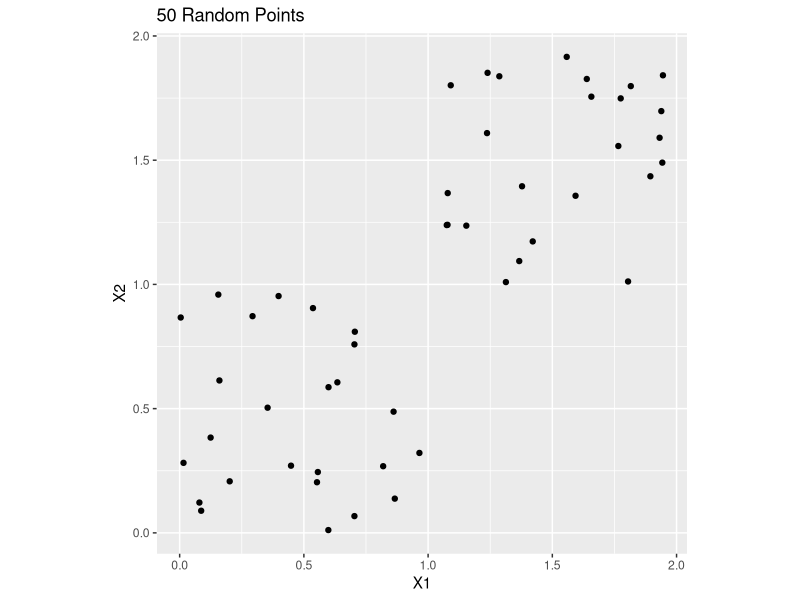
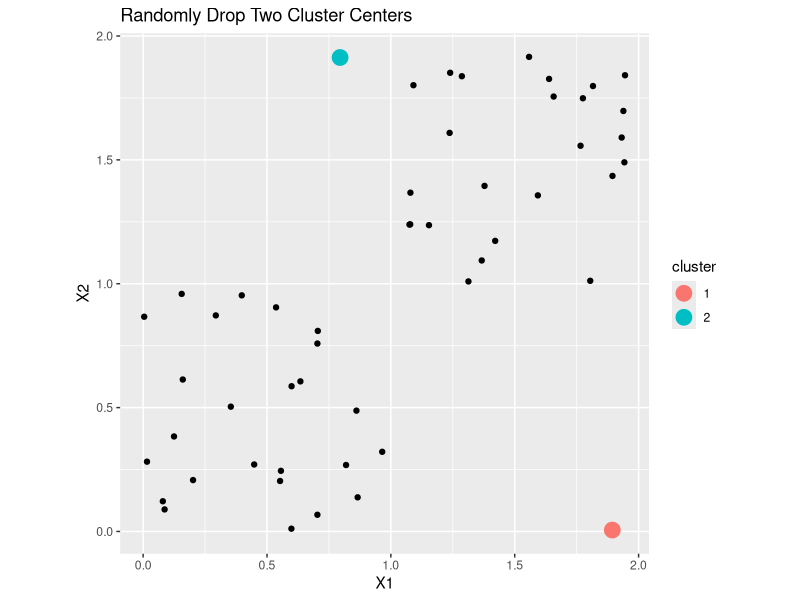
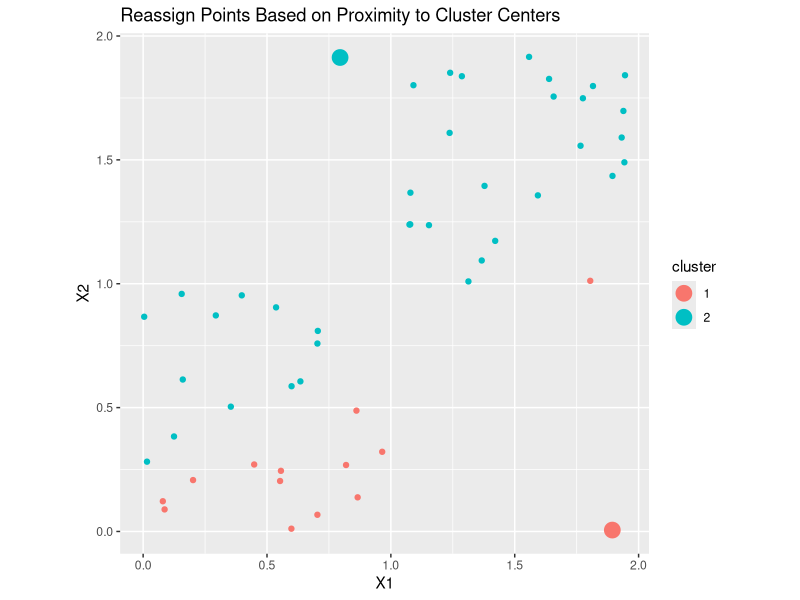
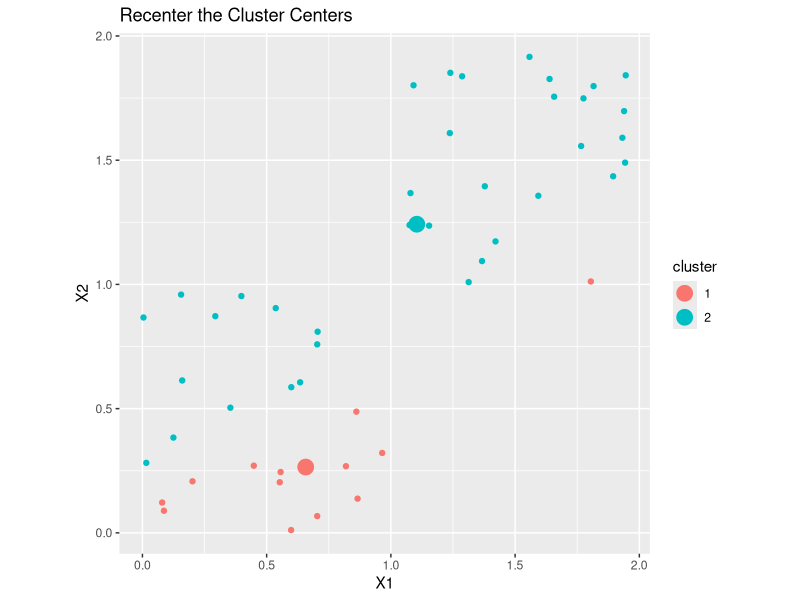
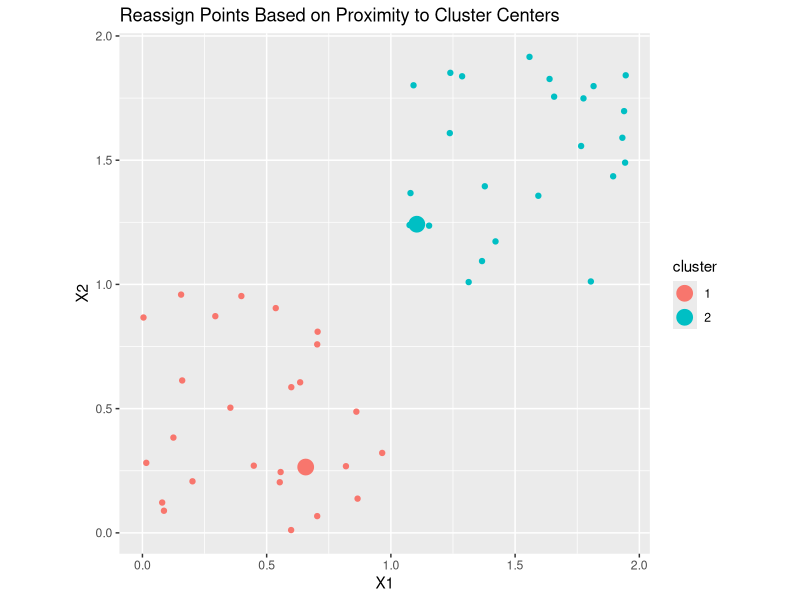
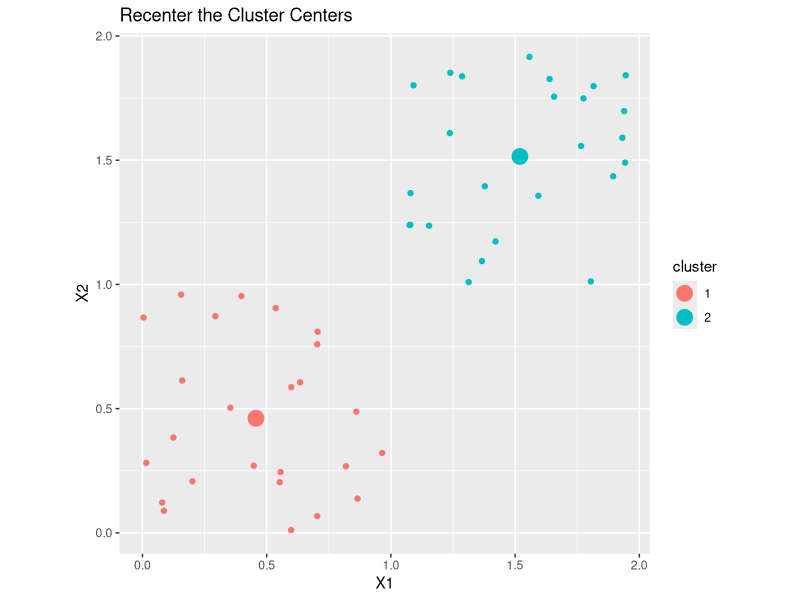
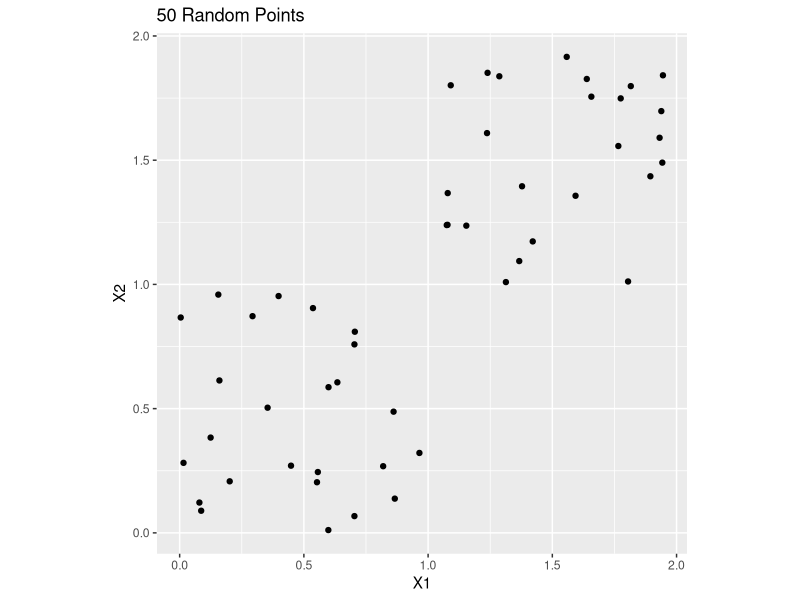
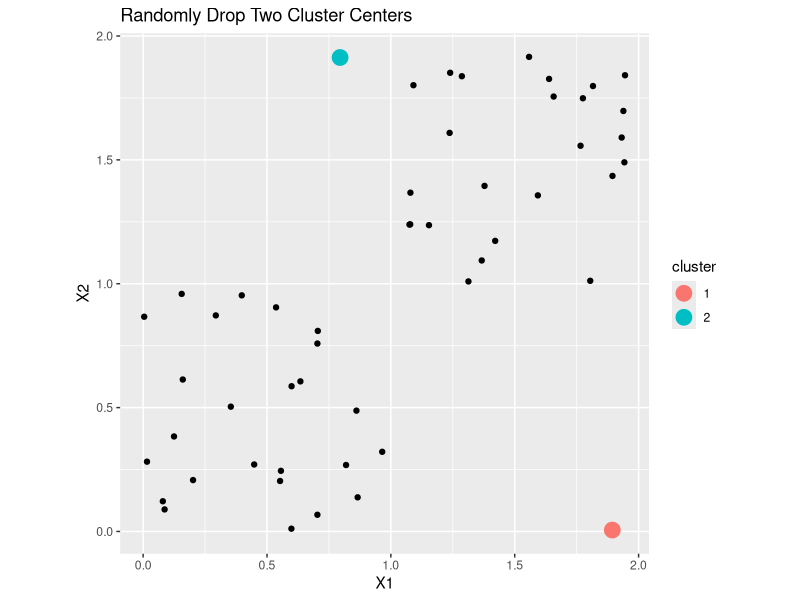

Recreate these plots in R, in order.
library(tidyverse)
library(proxy)
fig_width <- 11*0.8
fig_height <- 8.5*0.8

set.seed(79)
k <- 2
points <- data_frame(
  x = c(runif(25), runif(25, min=1, max=2)),
  y = c(runif(25), runif(25, min=1, max=2)),
  cluster = as.factor(sample(2, size=50, replace=TRUE))
)

ggplot(NULL, aes(x=x, y=y)) +
  geom_point(data=points) +
  labs(x="X1", y="X2", title="50 Random Points") +
  coord_equal()
ggsave("static/k_means/k_means1.pdf", width = fig_width, height = fig_height)


# ggplot(NULL, aes(x=x, y=y)) +
#   geom_point(data=points, aes(col=cluster)) +
#   labs(x="X1", y="X2", title="Randomly Assign 50 Points to 2 Clusters") +
#   coord_equal()
# ggsave("static/k_means/k_means2.pdf", width = fig_width, height = fig_height)


centroids <- data_frame(
  cluster = as.factor(1:2),
  x = runif(k, min=0, max=2),
  y = runif(k, min=0, max=2)
)
ggplot(NULL, aes(x=x, y=y)) +
  geom_point(data=points) +
  geom_point(data=centroids, aes(col=cluster), size=5) +
  labs(x="X1", y="X2", title="Randomly Drop Two Cluster Centers") +
  coord_equal()
ggsave("static/k_means/k_means3.pdf", width = fig_width, height = fig_height)





D <- proxy::dist(x=points[, c("x","y")], y=centroids[, c("x","y")])
points <- points %>%
  mutate(cluster = as.factor(apply(D, 1, which.min)))
ggplot(NULL, aes(x=x, y=y)) +
  geom_point(data=points, aes(col=cluster)) +
  geom_point(data=centroids, aes(col=cluster), size=5) +
  labs(x="X1", y="X2", title="Reassign Points Based on Proximity to Cluster Centers") +
  coord_equal()
ggsave("static/k_means/k_means4.pdf", width = fig_width, height = fig_height)


centroids <- points %>%
  group_by(cluster) %>%
  summarise(x=mean(x), y=mean(y))
ggplot(NULL, aes(x=x, y=y)) +
  geom_point(data=points, aes(col=cluster)) +
  geom_point(data=centroids, aes(col=cluster), size=5) +
  labs(x="X1", y="X2", title="Recenter the Cluster Centers") +
  coord_equal()
ggsave("static/k_means/k_means5.pdf", width = fig_width, height = fig_height)


D <- proxy::dist(x=points[, c("x","y")], y=centroids[, c("x","y")])
points <- points %>%
  mutate(cluster = as.factor(apply(D, 1, which.min)))
ggplot(NULL, aes(x=x, y=y)) +
  geom_point(data=points, aes(col=cluster)) +
  geom_point(data=centroids, aes(col=cluster), size=5) +
  labs(x="X1", y="X2", title="Reassign Points Based on Proximity to Cluster Centers") +
  coord_equal()
ggsave("static/k_means/k_means6.pdf", width = fig_width, height = fig_height)


centroids <- points %>%
  group_by(cluster) %>%
  summarise(x=mean(x), y=mean(y))
ggplot(NULL, aes(x=x, y=y)) +
  geom_point(data=points, aes(col=cluster)) +
  geom_point(data=centroids, aes(col=cluster), size=5) +
  labs(x="X1", y="X2", title="Recenter the Cluster Centers") +
  coord_equal()
ggsave("static/k_means/k_means7.pdf", width = fig_width, height = fig_height)
